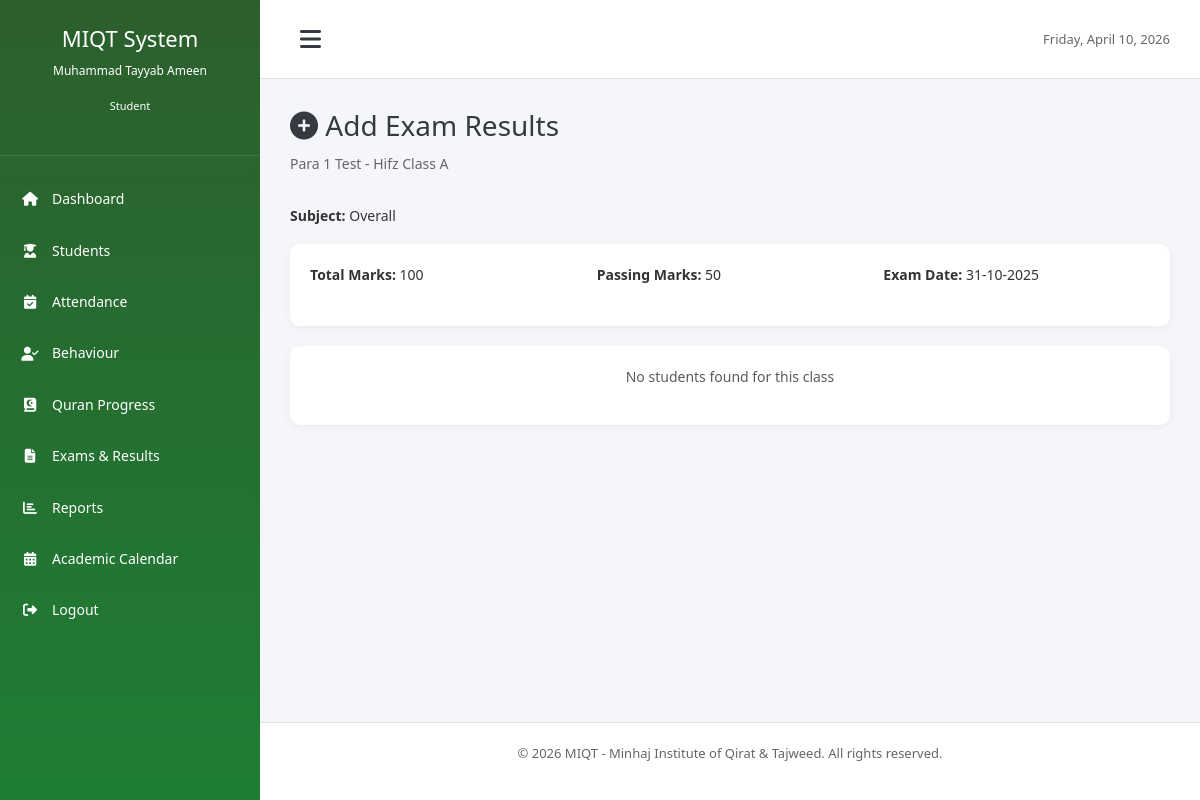
Page /modules/exams/add_results.php?exam_id=3 (signed in) on the committed database.
### tables this page shows
CREATE TABLE `exams` (
  `id` int(11) NOT NULL,
  `exam_type_id` int(11) NOT NULL,
  `exam_title` varchar(200) NOT NULL,
  `exam_date` date NOT NULL,
  `class_id` int(11) DEFAULT NULL,
  `total_marks` int(11) DEFAULT 100,
  `passing_marks` int(11) DEFAULT 40,
  `status` enum('scheduled','ongoing','completed','cancelled') DEFAULT 'scheduled',
  `created_by` int(11) DEFAULT NULL,
  `created_at` timestamp NOT NULL DEFAULT current_timestamp()
);

CREATE TABLE `classes` (
  `id` int(11) NOT NULL,
  `class_name` varchar(100) NOT NULL,
  `class_teacher_id` int(11) DEFAULT NULL,
  `capacity` int(11) DEFAULT 30,
  `status` enum('active','inactive') DEFAULT 'active',
  `created_at` timestamp NOT NULL DEFAULT current_timestamp()
);

CREATE TABLE `exam_subjects` (
  `id` int(11) NOT NULL,
  `exam_id` int(11) NOT NULL,
  `subject_name` varchar(100) NOT NULL,
  `total_marks` int(11) NOT NULL,
  `passing_marks` int(11) NOT NULL
);

### includes/functions.php (called while the page is built, shortened)
<?php
function formatDate($date, $format = DISPLAY_DATE_FORMAT) {
    return date($format, strtotime($date));
}
?>

### modules/exams/add_results.php (the view, shortened to what this page needs)
<?php
require_once '../../config/database.php';
require_once '../../includes/functions.php';
$exam_id = isset($_GET['exam_id']) ? (int)$_GET['exam_id'] : 0;
$selected_subject_id = isset($_GET['subject_id']) ? (int)$_GET['subject_id'] : 0;
if ($exam_id > 0) {
    $sql = "SELECT e.*, c.class_name FROM exams e
            LEFT JOIN classes c ON e.class_id = c.id
            WHERE e.id = ?";
    $stmt = $db->prepare($sql);
    $stmt->execute([$exam_id]);
    $exam = $stmt->fetch();
    $hasSubjectId = false;
    try {
        $stc = $db->prepare("SHOW COLUMNS FROM exam_results LIKE 'subject_id'");
        $stc->execute();
        $hasSubjectId = (bool)$stc->fetch();
    } catch (PDOException $e) {  }
    $subjects = [];
    try {
        $st = $db->prepare("SELECT id, subject_name, total_marks, passing_marks FROM exam_subjects WHERE exam_id = ? ORDER BY id");
        $st->execute([$exam_id]);
        $subjects = $st->fetchAll();
    } catch (PDOException $e) {  }
    if ($hasSubjectId && $selected_subject_id === 0 && count($subjects) == 1) {
        $selected_subject_id = (int)$subjects[0]['id'];
    }
    if ($exam['class_id']) {
        $sql = "SELECT * FROM students WHERE class_id = ? AND status = 'active' ORDER BY first_name, last_name";
        $stmt = $db->prepare($sql);
        $stmt->execute([$exam['class_id']]);
        $students = $stmt->fetchAll();
    } else {
        $sql = "SELECT * FROM students WHERE status = 'active' ORDER BY first_name, last_name";
        $stmt = $db->prepare($sql);
        $stmt->execute();
        $students = $stmt->fetchAll();
    }
    $hasStatusColumn = false;
    try {
        $stc = $db->prepare("SHOW COLUMNS FROM exam_results LIKE 'status'");
        $stc->execute();
        $hasStatusColumn = (bool)$stc->fetch();
    } catch (PDOException $e) {  }
    $existing_results = [];
    $selectFields = $hasStatusColumn ? "student_id, obtained_marks, status, remarks" : "student_id, obtained_marks, remarks";
    if ($hasSubjectId && $selected_subject_id > 0) {
        $sql = "SELECT {$selectFields} FROM exam_results WHERE exam_id = ? AND subject_id = ?";
        $stmt = $db->prepare($sql);
        $stmt->execute([$exam_id, $selected_subject_id]);
    } else {
        $sql = "SELECT {$selectFields} FROM exam_results WHERE exam_id = ?";
        $stmt = $db->prepare($sql);
        $stmt->execute([$exam_id]);
    }
    while ($row = $stmt->fetch()) {
        $existing_results[$row['student_id']] = $row;
    }
}
require_once '../../includes/header.php';
?>
<div class="page-header">
    <h1 class="page-title"><i class="fas fa-plus-circle"></i> Add Exam Results</h1>
    <?php if (isset($exam)): ?>
    <p class="subtitle"><?php echo ($exam['exam_title'] ?? $exam['exam_name']); ?> - <?php echo $exam['class_name'] ?? 'All Classes'; ?></p>
    <?php if (isset($hasSubjectId) && $hasSubjectId): ?>
        <p>
            <?php if (!empty($subjects) && count($subjects) > 1): ?>
                <form method="GET" action="" class="form-inline" style="display:inline-flex; gap:8px;">
                    <input type="hidden" name="exam_id" value="<?php echo (int)$exam_id; ?>">
                    <label for="subject_id"><strong>Subject:</strong></label>
                    <select name="subject_id" id="subject_id" class="form-control" onchange="this.form.submit()">
                        <option value="0">-- Select Subject --</option>
                        <?php foreach ($subjects as $sub): ?>
                        <option value="<?php echo $sub['id']; ?>" <?php echo ($selected_subject_id == $sub['id']) ? 'selected' : ''; ?>>
                            <?php echo $sub['subject_name']; ?>
                        </option>
                        <?php endforeach; ?>
                    </select>
                </form>
            <?php elseif (!empty($subjects) && count($subjects) == 1): ?>
                <span><strong>Subject:</strong> <?php echo $subjects[0]['subject_name']; ?></span>
            <?php else: ?>
                <span><strong>Subject:</strong> Overall (will be created)</span>
            <?php endif; ?>
        </p>
    <?php endif; ?>
    <?php endif; ?>
</div>
<?php if (!$exam_id || !isset($exam)): ?>
<div class="dashboard-card">
    <div class="card-body">
        <p class="text-center text-muted">Please select an exam from the manage exams page</p>
        <div class="text-center mt-20">
            <a href="manage_exams.php" class="btn btn-primary">
                <i class="fas fa-arrow-left"></i> Go to Manage Exams
            </a>
        </div>
    </div>
</div>
<?php else: ?>
<div class="dashboard-card mb-20">
    <div class="card-body">
        <div class="form-row">
            <div class="form-group">
                <strong>Total Marks:</strong> <?php echo ($exam['total_marks'] === null || $exam['total_marks'] === '') ? 'N/A' : $exam['total_marks']; ?>
            </div>
            <div class="form-group">
                <strong>Passing Marks:</strong> <?php echo ($exam['passing_marks'] === null || $exam['passing_marks'] === '') ? 'N/A' : $exam['passing_marks']; ?>
            </div>
            <div class="form-group">
                <strong>Exam Date:</strong> <?php echo formatDate($exam['exam_date']); ?>
            </div>
        </div>
    </div>
</div>
<div class="dashboard-card">
    <div class="card-body">
        <form method="POST" action="" id="resultsForm">
            <?php if (count($students) > 0): ?>
            <div class="form-group mb-20" style="background: #f8f9fa; padding: 15px; border-radius: 5px; border: 2px solid #dee2e6;">
                <label style="font-weight: 600; margin-bottom: 10px; display: block;">
                    <i class="fas fa-clipboard-check"></i> Entry Mode:
                </label>
                <div style="display: flex; gap: 20px; align-items: center;">
                    <label style="display: flex; align-items: center; gap: 8px; cursor: pointer; font-weight: normal;">
                        <input type="radio" name="entry_mode" value="marks" class="entry-mode-radio" checked>
                        <span><i class="fas fa-list-ol"></i> Enter Marks (Detailed)</span>
                    </label>
                    <label style="display: flex; align-items: center; gap: 8px; cursor: pointer; font-weight: normal;">
                        <input type="radio" name="entry_mode" value="status" class="entry-mode-radio">
                        <span><i class="fas fa-check-circle"></i> Pass/Fail Only (Quick)</span>
                    </label>
                </div>
                <p style="margin-top: 10px; margin-bottom: 0; font-size: 13px; color: #666;">
                    <strong>Marks Mode:</strong> Enter numerical marks for each student. Pass/Fail will be calculated automatically.<br>
                    <strong>Pass/Fail Mode:</strong> Simply select Pass or Fail status without entering marks.
                </p>
            </div>
            <div class="table-responsive">
                <table class="table">
                    <thead>
                        <tr>
                            <th>Student ID</th>
                            <th>Name</th>
                            <th class="marks-column">Obtained Marks<?php echo ($exam['total_marks'] !== null && $exam['total_marks'] !== '') ? (' (out of '.$exam['total_marks'].')') : ''; ?></th>
                            <th class="status-column" style="display: none;">Pass/Fail Status</th>
                            <th>Remarks</th>
                        </tr>
                    </thead>
                    <tbody>
                        <?php foreach ($students as $student):
                            $existing = $existing_results[$student['id']] ?? null;
                            $current_marks = $existing['obtained_marks'] ?? '';
                            $current_status = $existing['status'] ?? '';
                            $current_remarks = $existing['remarks'] ?? '';
                        ?>
                        <tr>
                            <td><?php echo $student['student_id']; ?></td>
                            <td>
                                <strong><?php echo $student['first_name'] . ' ' . $student['last_name']; ?></strong>
                            </td>
                            <td class="marks-column">
                                <input type="number" name="marks[<?php echo $student['id']; ?>]"
                                       class="form-control marks-input" min="0" <?php echo ($exam['total_marks'] !== null && $exam['total_marks'] !== '') ? ('max="'.$exam['total_marks'].'"') : ''; ?>
                                       step="0.5" value="<?php echo $current_marks; ?>"
                                       placeholder="Enter marks">
                            </td>
                            <td class="status-column" style="display: none;">
                                <select name="status[<?php echo $student['id']; ?>]" class="form-control status-input">
                                    <option value="">-- Select --</option>
                                    <option value="pass" <?php echo ($current_status === 'pass') ? 'selected' : ''; ?>>✓ Pass</option>
                                    <option value="fail" <?php echo ($current_status === 'fail') ? 'selected' : ''; ?>>✗ Fail</option>
                                </select>
                            </td>
                            <td>
                                <input type="text" name="remarks[<?php echo $student['id']; ?>]"
                                       class="form-control" value="<?php echo htmlspecialchars($current_remarks); ?>"
                                       placeholder="Optional remarks">
                            </td>
                        </tr>
                        <?php endforeach; ?>
                    </tbody>
                </table>
            </div>
            <script>
            document.addEventListener('DOMContentLoaded', function() {
                const modeRadios = document.querySelectorAll('.entry-mode-radio');
                const marksColumns = document.querySelectorAll('.marks-column');
                const statusColumns = document.querySelectorAll('.status-column');
                modeRadios.forEach(radio => {
                    radio.addEventListener('change', function() {
                        if (this.value === 'marks') {
                            // Show marks, hide status
                            marksColumns.forEach(col => col.style.display = '');
                            statusColumns.forEach(col => col.style.display = 'none');
                        } else {
                            // Show status, hide marks
                            marksColumns.forEach(col => col.style.display = 'none');
                            statusColumns.forEach(col => col.style.display = '');
                        }
                    });
                });
            });
            </script>
            <div class="form-group mt-20">
                <button type="submit" name="submit_results" class="btn btn-primary">
                    <i class="fas fa-save"></i> Save Results
                </button>
                <a href="view_results.php?exam_id=<?php echo $exam_id; ?>" class="btn btn-secondary">
                    <i class="fas fa-eye"></i> View Results
                </a>
                <a href="manage_exams.php" class="btn btn-secondary">
                    <i class="fas fa-arrow-left"></i> Back to Exams
                </a>
            </div>
            <?php else: ?>
            <p class="text-center text-muted">No students found for this class</p>
            <?php endif; ?>
        </form>
    </div>
</div>
<?php endif; ?>
<?php require_once '../../includes/footer.php'; ?>

### assets/css/style.css (style rules this page uses)
* { margin: 0; padding: 0; box-sizing: border-box; }
:root { --primary-color: #2c5f2d; --secondary-color: #1e7e34; --success-color: #28a745; --danger-color: #dc3545; --warning-color: #ffc107; --info-color: #17a2b8; --light-color: #f8f9fa; --dark-color: #343a40; --border-color: #dee2e6; --sidebar-width: 260px; --sidebar-collapsed-width: 72px; }
body { font-family: 'Jameel Noori Nastaleeq', 'Segoe UI', Tahoma, Geneva, Verdana, sans-serif; font-size: 14px; line-height: 1.6; color: #333; background-color: #f4f6f9; }
* { font-variant-ligatures: normal; text-rendering: optimizeLegibility; }
.page-title { font-size: 28px; margin-bottom: 10px; color: var(--dark-color); }
.subtitle { font-size: 14px; color: #666; margin-bottom: 30px; }
.dashboard-card { background: white; border-radius: 10px; box-shadow: 0 2px 10px rgba(0,0,0,0.05); overflow: hidden; }
.card-body { padding: 20px; }
.form-group { margin-bottom: 20px; }
.form-row { display: grid; grid-template-columns: repeat(auto-fit, minmax(250px, 1fr)); gap: 20px; }
.text-center { text-align: center; }
.text-muted { color: #999; }
.mb-20 { margin-bottom: 20px; }

### rows in the picture
exams: exam_title "Para 1 Test", class.class_name "Hifz Class A", total_marks "100", passing_marks "50", exam_date "31-10-2025"
exam_subjects: subject_name "Overall"

### other values in the picture
getUserName() "Muhammad Tayyab Ameen"
str_replace('_', ' ', getUserRole()) "Student"
